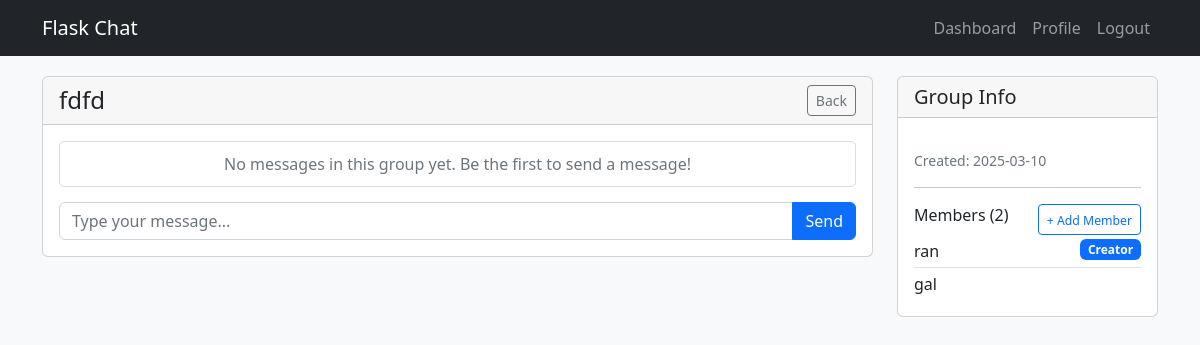
The page /group_chat/3 (signed in) on the database its author committed.
### app.py (models this page shows, shortened)
class Group(db.Model):
    id = db.Column(db.Integer, primary_key=True)
    name = db.Column(db.String(80), nullable=False)
    description = db.Column(db.String(200))
    created_by = db.Column(db.Integer, db.ForeignKey('user.id'))
    created_at = db.Column(db.DateTime, default=datetime.utcnow)
    members = db.relationship('User', secondary='group_member',
                             backref=db.backref('groups', lazy='dynamic'))

class User(UserMixin, db.Model):
    id = db.Column(db.Integer, primary_key=True)
    username = db.Column(db.String(80), unique=True, nullable=False)
    email = db.Column(db.String(120), unique=True, nullable=False)
    password_hash = db.Column(db.String(128))
    profile_picture = db.Column(db.String(120), default='default.jpg')
    bio = db.Column(db.String(200), default='')
    created_at = db.Column(db.DateTime, default=datetime.utcnow)

### app.py (the view, shortened to what this page needs)
@app.route('/group_chat/<int:group_id>', methods=['GET', 'POST'])
@login_required
def group_chat(group_id):
    group = Group.query.get_or_404(group_id)
    is_member = GroupMember.query.filter_by(
        user_id=current_user.id, group_id=group_id
    ).first() is not None
    if not is_member:
        flash('You are not a member of this group', 'danger')
        return redirect(url_for('dashboard'))
    messages = GroupMessage.query.filter_by(group_id=group_id).order_by(GroupMessage.timestamp).all()
    members = User.query.join(GroupMember).filter(GroupMember.group_id == group_id).all()
    for message in messages:
        message.sender = User.query.get(message.sender_id)
    is_creator = group.created_by == current_user.id
    return render_template('group_chat.html', group=group, messages=messages, members=members, is_creator=is_creator)

### app.py (called while the page is built)
@login_manager.user_loader
def load_user(user_id):
    return User.query.get(int(user_id))

### templates/group_chat.html (shortened to what this page needs)
{% extends "base.html" %}
{% block content %}
<div class="row">
    <div class="col-md-9">
        <div class="card">
            <div class="card-header d-flex justify-content-between align-items-center">
                <h4 class="mb-0">{{ group.name }}</h4>
                <a href="{{ url_for('dashboard') }}" class="btn btn-outline-secondary btn-sm">Back</a>
            </div>
            <div class="card-body">
                <div class="message-container" id="message-container">
                    {% for message in messages %}
                        <div class="message {% if message.sender_id == current_user.id %}sent-message{% else %}received-message{% endif %}" data-message-id="{{ message.id }}">
                            <div>
                                <strong>{{ message.sender.username if message.sender_id != current_user.id else 'You' }}</strong>
                            </div>
                            <div class="message-content">{{ message.content }}</div>
                            <div class="message-time text-muted small {% if message.sender_id == current_user.id %}text-end{% endif %}">
                                {{ message.timestamp.strftime('%H:%M | %b %d') }}
                            </div>
                        </div>
                    {% else %}
                        <div class="text-center text-muted">No messages in this group yet. Be the first to send a message!</div>
                    {% endfor %}
                </div>
                <form method="POST" id="chat-form" action="{{ url_for('group_chat', group_id=group.id) }}">
                    <div class="input-group">
                        <input type="text" class="form-control" id="message-input" name="message" placeholder="Type your message..." autocomplete="off" required>
                        <button type="submit" class="btn btn-primary">Send</button>
                    </div>
                </form>
            </div>
        </div>
    </div>
    <div class="col-md-3">
        <div class="card">
            <div class="card-header">
                <h5 class="mb-0">Group Info</h5>
            </div>
            <div class="card-body">
                <p class="text-muted small">Created: {{ group.created_at.strftime('%Y-%m-%d') }}</p>
                <hr>
                <div class="d-flex justify-content-between align-items-center">
                    <h6>Members ({{ members|length }})</h6>
                    {% if current_user in members %}
                        <a href="{{ url_for('add_member', group_id=group.id) }}" class="btn btn-sm btn-outline-primary">
                            <small>+ Add Member</small>
                        </a>
                    {% endif %}
                </div>
                <ul class="list-group list-group-flush">
                    {% for member in members %}
                        <li class="list-group-item px-0 py-1">
                            {{ member.username }}
                            {% if group.created_by == member.id %}
                                <span class="badge bg-primary float-end">Creator</span>
                            {% endif %}
                        </li>
                    {% endfor %}
                </ul>
            </div>
        </div>
    </div>
</div>
{% endblock %}

### static/css/style.css (style rules this page uses)
body { background-color: #f8f9fa; }
.message-container { max-height: 400px; overflow-y: auto; margin-bottom: 15px; padding: 10px; background-color: #fff; border: 1px solid #ddd; border-radius: 5px; }

### templates/base.html (style rules this page uses)
.message-container { max-height: 400px; overflow-y: auto; margin-bottom: 15px; }

### rows shown on the page
Group: name "fdfd", created_at "2025-03-10"
User: username "ran", shows "Creator"
User: username "gal"

### other values the page prints
{{ members|length }} "2"
